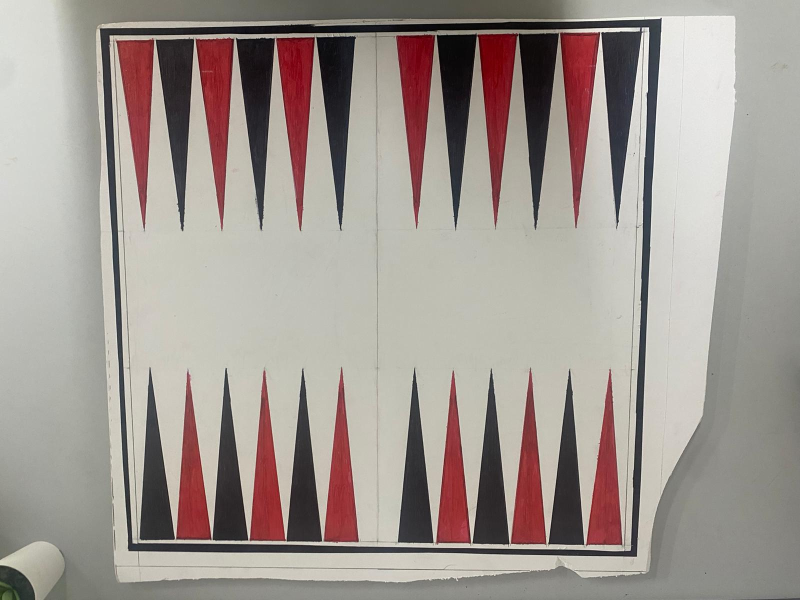
#> input picture GemerBackGammon/BoardImages/Custom Board 2.jpeg, 1600 x 1200 px (shown at 1/2 size)
$ python detectPieces.py
#> lines starting #> are read from the running program, lines starting #| are printed output that depends on the picture; after the words box and inside, x2 and y2 are one past the last pixel; in counts of white or black regions, pixels touching at a corner belong together
### GemerBackGammon/findShapes.py
import cv2 as cv
import numpy as np


def findShapes (contours, edgeNum):
    shapes = []
    for cnt in contours:
        epsilon = 0.02*cv.arcLength(cnt,True)
        approx = cv.approxPolyDP(cnt,epsilon,True)

        if len(approx) == edgeNum:
            shapes.append(approx)

    return shapes

def sortCorners (cornersArr):
    corners = cornersArr.tolist()
    #print(corners)

    sums = [(crn[0][0] + crn[0][1]) for crn in corners]
    bRight = corners[sums.index(max(sums))]
    tLeft = corners[sums.index(min(sums))]

    #print('bottom right: ' + str(bRight))
    #print('top left: ' + str(tLeft))

    remaining = [crn for crn in corners if crn is not bRight and crn is not tLeft]
    remaining.sort()

    tRight = remaining[1]
    bLeft = remaining[0]

    #print('top right: ' + str(tRight))
    #print('bottom left: ' + str(bLeft))

    return np.asarray([tRight, bRight, bLeft, tLeft])

def resize (img, scale = 0.4):

    #dimensions = [int(img.shape[1] * scale), int(img.shape[0] * scale)]
#> called with scale = 0.4
    dimensions = [640, 480]
#> dimensions = [640, 480]

    return cv.resize(img, dimensions, interpolation=cv.INTER_AREA)

def closeEdges(val, board):
    # create a kernel based on trackbar input
    kernel = np.ones((val,val))
    # do a morphologic close
    res = cv.morphologyEx(board,cv.MORPH_CLOSE, kernel)
    # display result
    cv.imshow("Result", res)
    return res

def drawShape(img, src, shape, color, width):
    shape = shape.lower()
    if shape == 'box' or shape == 'square' or shape == 'rectangle':
        cv.rectangle(img,(src[0], src[1]),(src[0]+src[2],src[1]+src[3]),color,width)
    elif shape == 'circle':
        cv.circle(img,(src[0],src[1]),src[2],color,width)

def drawBoxes(img, boxes, color, width):
    for box in boxes:
        drawShape(img, box, 'box', color, width)

# [4 lines left out: function isInBox, not called in this run]

def pieceColor(img, p):     #(x, y, radius)
    #find 10 points in piece and average color
    tPixels = []
    for i in range(7):
        tPixels.append(list(img[p[0] + i, p[1]]))
        tPixels.append(list(img[p[0] - i, p[1]]))
        tPixels.append(list(img[p[0], p[1] + i]))
        tPixels.append(list(img[p[0], p[1] - i]))

        drawShape(img, (p[0] + i, p[1], 1), 'circle', (0, 0, 0), 1)
        drawShape(img, (p[0] - i, p[1], 1), 'circle', (0, 0, 0), 1)
        drawShape(img, (p[0], p[1] + i, 1), 'circle', (0, 0, 0), 1)
        drawShape(img, (p[0], p[1] - i, 1), 'circle', (0, 0, 0), 1)


    avg = [0, 0, 0] #GRB
    print(tPixels)
    for pxl in tPixels:
        avg[0] += pxl[0]
        avg[1] += pxl[1]
        avg[2] += pxl[2]

        #print(avg)

    for i in range(len(avg)):
        avg[i] /= len(tPixels)
        avg[i] = int(avg[i])


    return avg

### GemerBackGammon/backgammonCalibration.py
from cv2 import blur, rectify3Collinear
from findShapes import *
import cv2 as cv
import numpy as np
import imutils
import matplotlib.pyplot as plt

NUM_POINTS = 24

#resize function

def locateBoard(img, showSteps = False):
    board = resize(img, 0.4)
#> img is the input picture: shape (1200, 1600, 3); mean B, G, R 146.1, 152.1, 161.2


    #grayscale
    gray = cv.cvtColor(board, cv.COLOR_BGR2GRAY)


    #gaussian blur
    blur = cv.GaussianBlur(gray, (3, 3), 0)


    #edge detection
    canny = cv.Canny(gray, 100, 200)
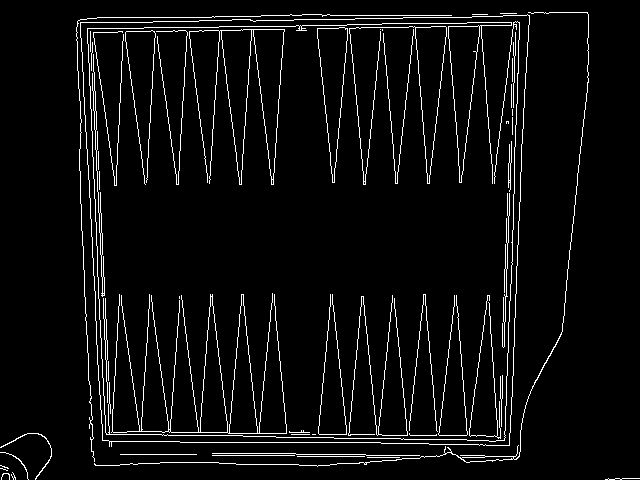
#> canny: shape (480, 640); 5% white in thin lines or dots


    #contour board copy
    conBoard = board.copy()

    #finding contours
    contours, hierarchy = cv.findContours(canny, cv.RETR_TREE, cv.CHAIN_APPROX_SIMPLE)
#> contours = 78 contours, 50 with area under 20; largest, box (x1, y1, x2, y2) and area: (80, 14, 530, 447) 180966, (80, 14, 530, 446) 180961, (189, 29, 285, 185) 4968, (111, 293, 287, 434) 4061, (349, 26, 447, 185) 2596
    cv.drawContours(conBoard, contours, -1, (0,255,0), 3)

    #board rectangles
    recBoard = board.copy()


    #finding rectangles
    rectangles = findShapes(contours, 4)
#> the loop in findShapes, `for cnt in contours:` made 78 passes
#> (epsilon, approx) on passes 1, 6, 7, 8, 9, 10, 13, 14: (1.44, [[605, 479], [639, 478]]), (1.28, [[367, 457], [399, 457]]), (2.68, [[297, 456], [364, 456]]), (3.28, [[212, 455], [294, 455]]), (3.04, [[120, 454], [196, 454]]), (8.31, [[212, 453], [419, 455]]), (34.98, [[529, 15], [80, 22], [102, 440], [509, 445]]), (34.56, [[527, 14], [509, 444], [103, 440], [80, 23]])
#> after the loop in findShapes, `for cnt in contours:`: shapes = 9 contours, 7 with area under 20; largest, box (x1, y1, x2, y2) and area: (80, 15, 530, 446) 181473, (80, 14, 528, 445) 180629
#> rectangles has the same summary as shapes in findShapes
    #print(len(rectangles))

    #new points board
    pBoard = board.copy()

    #corners
    #print(board.shape[0])
    #print(board.shape[1])
    imgCorners = np.array([[[0, board.shape[0]]], [[board.shape[1], board.shape[0]]], [[board.shape[1], 0]], [[0,0]]])

    #draw corner points
    for p in imgCorners:
        pBoard = cv.circle(pBoard, (p[0][0], p[0][1]), radius=5, color=(0, 0, 255), thickness=-1)
#> pBoard: shape (480, 640, 3); mean B, G, R 146, 152.1, 161.3
        #print(p)

    #drawing rectangles
    cv.drawContours(recBoard, rectangles, -1, (0,255,0), 3)
#> recBoard: shape (480, 640, 3); mean B, G, R 139.7, 158.2, 154.2

    #finding potential board rectangles
    screenArea = board.shape[1] * board.shape[0]
    boardRecs = [rec for rec in rectangles if cv.contourArea(rec) > 0.1 * screenArea]
#> boardRecs = 2 contours; box (x1, y1, x2, y2) and area: (80, 15, 530, 446) 181473, (80, 14, 528, 445) 180629

    #print(board.shape[1])

    #contour areas
    contourAreas = [cv.contourArea(rec) for rec in boardRecs]
#> contourAreas = [181473, 180629]

    #finding correct board rectangle
    boardRec = boardRecs[contourAreas.index(min(contourAreas))]
#> boardRec = [[527, 14], [509, 444], [103, 440], [80, 23]]

    #contour background
    conBoard = board.copy()

    #draw correct board on image
    cv.drawContours(conBoard,[boardRec],-1,(0,255,0),3)
#> conBoard: shape (480, 640, 3); mean B, G, R 142.9, 155.9, 158

    #quadrilateral background
    quadBoard = board.copy()

    #approximating to quadrilateral
    peri = cv.arcLength(boardRec, True)
#> peri = 1701.1
    boardCorners = cv.approxPolyDP(boardRec, 0.04 * peri, True)
#> boardCorners = [[527, 14], [509, 444], [103, 440], [80, 23]]

    #print(boardCorners)

    #fixing orientation
    boardCorners = sortCorners(boardCorners)
#> in sortCorners, `corners = cornersArr.tolist()`: corners = [[[527, 14]], [[509, 444]], [[103, 440]], [[80, 23]]]
#> in sortCorners, `sums = [(crn[0][0] + crn[0][1]) for crn in corners]`: sums = [541, 953, 543, 103]
#> in sortCorners, `bRight = corners[sums.index(max(sums))]`: bRight = [[509, 444]]
#> in sortCorners, `tLeft = corners[sums.index(min(sums))]`: tLeft = [[80, 23]]
#> in sortCorners, `remaining = [crn for crn in corners if crn is not bRight and crn is no..`: remaining = [[[527, 14]], [[103, 440]]]
#> in sortCorners, `tRight = remaining[1]`: tRight = [[527, 14]]
#> in sortCorners, `bLeft = remaining[0]`: bLeft = [[103, 440]]

    #print(boardCorners)

    #drawing quadrilateral
    cv.polylines(quadBoard, [boardCorners], True, (0,0,255), 1, cv.LINE_AA)
#> quadBoard: shape (480, 640, 3); mean B, G, R 145.3, 151.3, 162.4


    #board to warp
    warpBoard = board.copy()
    squareBlank = np.zeros((board.shape[0], board.shape[0], 3), dtype=np.uint8)
    pBlank = squareBlank.copy()

    #square board corners
    squareCorners = np.array([[[0, squareBlank.shape[0]]], [[squareBlank.shape[1], squareBlank.shape[0]]], [[squareBlank.shape[1], 0]], [[0,0]]])


    #aligning image to board only
    hom, status = cv.findHomography(boardCorners, squareCorners)
#> hom = [[0.0211, 1.05, -25.74], [1.11, -0.0611, -87.19], [6.75e-05, -0.000221, 1]]; status = [1, 1, 1, 1]
    onlyBoard = cv.warpPerspective(warpBoard, hom, (squareBlank.shape[1], squareBlank.shape[0]))
    #drawing warped image


    if showSteps:
        cv.imshow('og board', board)
        cv.waitKey(0)
        cv.imshow('gray board', gray)
        cv.waitKey(0)
        cv.imshow('gaussian blurred board', blur)
        cv.waitKey(0)
        cv.imshow('board edges', canny)
        cv.waitKey(0)
        cv.imshow('contour board', conBoard)
        cv.waitKey(0)
        cv.imshow('corners', pBoard)
        cv.waitKey(0)
        cv.imshow('rectangles board', recBoard)
        cv.waitKey(0)
        cv.imshow('board rectangle', conBoard)
        cv.waitKey(0)
        cv.imshow('quadrilateral board', quadBoard)
        cv.waitKey(0)
        cv.destroyAllWindows()
        cv.imshow('only board', onlyBoard)
        cv.waitKey(0)

    return onlyBoard

def calibrate(img, showSteps = False):
    #find board in image
    onlyBoard = locateBoard(img, showSteps)

    #board to grayscale
    grayBoard = cv.cvtColor(onlyBoard,cv.COLOR_BGR2GRAY)


    #eliminating noise
    blurOnlyBoard = cv.GaussianBlur(onlyBoard, (3, 3), 0)


    #board to hsv
    hsvBoard = cv.cvtColor(blurOnlyBoard, cv.COLOR_BGR2HSV)
#> hsvBoard: shape (480, 480, 3); mean H, S, V 59.3, 41.4, 155.9


    #red hsv values
    lowerRed1 = np.array([0, 100, 20])
    upperRed1 = np.array([10, 255, 255])

    lowerRed2 = np.array([160,100,20])
    upperRed2 = np.array([179,255,255])

    #red mask
    lowerRedMask = cv.inRange(hsvBoard, lowerRed1, upperRed1)
#> lowerRedMask: shape (480, 480); 2.4% white; 233 white regions (204 under 20 px), largest, box (x1, y1, x2, y2) and area: (340, 52, 458, 79) 1128, (10, 15, 64, 41) 644, (338, 128, 392, 143) 370
    upperRedMask = cv.inRange(hsvBoard, lowerRed2, upperRed2)
#> upperRedMask: shape (480, 480); 11.3% white; 49 white regions (26 under 20 px), largest, box (x1, y1, x2, y2) and area: (11, 155, 167, 187) 2705, (11, 259, 166, 291) 2622, (10, 86, 165, 117) 2571

    redMask = lowerRedMask + upperRedMask
#> redMask: shape (480, 480); 13.7% white; 12 white regions, largest, box (x1, y1, x2, y2) and area: (11, 155, 167, 187) 2724, (313, 118, 469, 151) 2702, (11, 328, 166, 362) 2674


    #masked board
    redMasked = cv.bitwise_and(onlyBoard,onlyBoard, mask= redMask)


    #find red edges
    cannyRedBoard = cv.Canny(redMasked, 100, 200)
#> cannyRedBoard: shape (480, 480); 1.8% white in thin lines or dots


    #connecting edges


    closed = closeEdges(3, cannyRedBoard)
#> in closeEdges, `res = cv.morphologyEx(board,cv.MORPH_CLOSE, kernel)`:
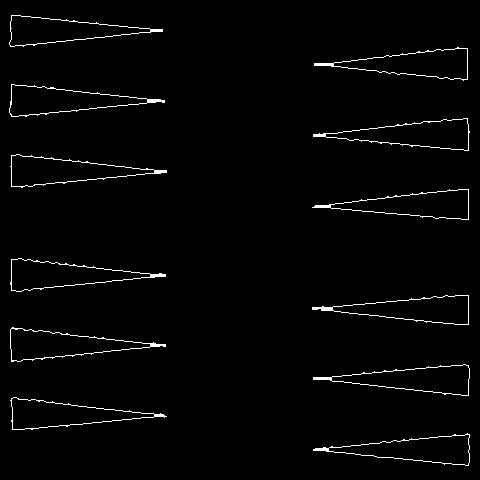
#> res: shape (480, 480); 1.9% white in thin lines or dots


    cv.waitKey(0)

    #new board for drawing contours
    onlyConBoard = onlyBoard.copy()

    #finding contours
    redContours, _ = cv.findContours(closed, cv.RETR_EXTERNAL, cv.CHAIN_APPROX_SIMPLE)
#> redContours = 12 contours; largest, box (x1, y1, x2, y2) and area: (10, 154, 167, 188) 2612, (313, 118, 470, 151) 2608, (10, 327, 166, 362) 2604, (10, 258, 166, 292) 2556, (9, 84, 165, 117) 2554
    cv.drawContours(onlyConBoard, redContours, -1, (0,255,0), 3)
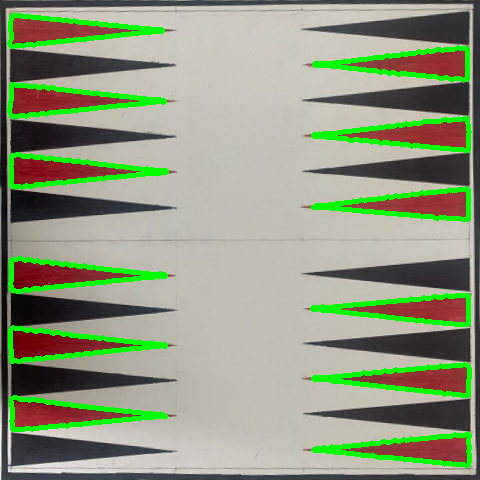
#> onlyConBoard: shape (480, 480, 3); mean B, G, R 126.2, 153.9, 142.5

    #print(type(redContours))


    #filtering small contours
    ''' for cnt in redContours:
        if cv.contourArea(cnt) < 50:
            redContours.remove(cnt) '''


    #finding triangles
    triangles = findShapes(redContours, 3)
#> the loop in findShapes (call 2), `for cnt in contours:` made 12 passes
#> (epsilon, approx) on passes 1 to 8: (7.3, [[469, 434], [313, 450], [468, 465]]), (7.25, [[10, 400], [12, 429], [166, 416]]), (7.22, [[469, 368], [313, 379], [468, 395]]), (7.42, [[10, 329], [11, 361], [165, 346]]), (7.23, [[468, 324], [468, 295], [312, 307]]), (7.29, [[10, 284], [21, 291], [165, 274], [18, 258]]), (7.22, [[468, 189], [312, 207], [468, 219]]), (7.33, [[10, 166], [11, 186], [166, 172], [19, 154]])
#> after the loop in findShapes (call 2), `for cnt in contours:`: shapes = 10 contours; largest, box (x1, y1, x2, y2) and area: (10, 329, 166, 362) 2472, (313, 118, 469, 151) 2445, (314, 48, 468, 81) 2414, (313, 434, 470, 466) 2410, (312, 189, 469, 220) 2340
#> triangles has the same summary as shapes in findShapes

    #print('triangles length:' + str(len(triangles)))
    #print(triangles)

    #new board for drawing triangles
    triBoard = onlyBoard.copy()

    #drawing triangles
    cv.drawContours(triBoard, triangles, -1, (0,255,0), 3)
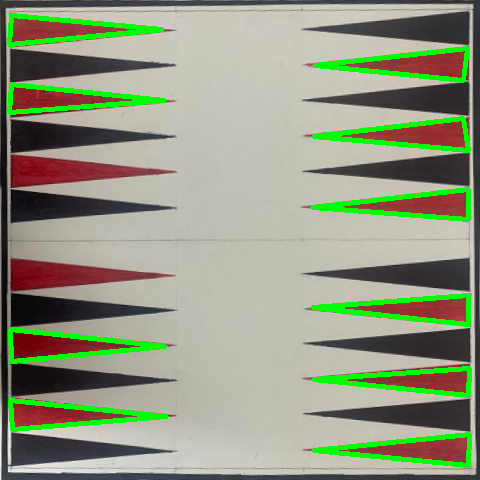
#> triBoard: shape (480, 480, 3); mean B, G, R 128.4, 152.1, 145


    #new board for drawing bounding boxes
    boxOnlyBoard = onlyBoard.copy()
    boxOnlyBoard2 = onlyBoard.copy()

    #all bounding boxes
    boundings = []

    #bounding boxes of contours
    for cnt in redContours:
        x,y,w,h = cv.boundingRect(cnt)
        #cv.rectangle(boxOnlyBoard2,(x,y),(x+w,y+h),(0,255,0),2)
        boundings.append((x,y,w,h))
#> this loop made 12 passes
#> (x, y, w, h) on passes 1 to 8: (313, 433, 157, 33), (10, 397, 157, 33), (313, 364, 157, 32), (10, 327, 156, 35), (312, 295, 157, 30), (10, 258, 156, 34), (312, 189, 157, 31), (10, 154, 157, 34)
#> after the loop, boundings = [(313, 433, 157, 33), (10, 397, 157, 33), (313, 364, 157, 32), (10, 327, 156, 35), (312, 295, 157, 30), (10, 258, 156, 34), (312, 189, 157, 31), (10, 154, 157, 34), (313, 118, 157, 33), (9, 84, 156, 33), (314, 47, 154, 34), (9, 15, 154, 32)]

    drawBoxes(boxOnlyBoard2, boundings, (0, 255, 0), 2)
#> the loop in drawBoxes, `for box in boxes:` made 12 passes


    for bnd in boundings:
        boxOnlyBoard2 = cv.circle(boxOnlyBoard2, (bnd[0], bnd[1]), radius = 5, color=(0, 0, 255), thickness=-1)
        font = cv.FONT_HERSHEY_SIMPLEX
        cv.putText(boxOnlyBoard2, str(boundings.index(bnd)), (bnd[0] + 10, bnd[1] + 10), font, 1, (0, 255, 0), 2, cv.LINE_AA)
#> this loop made 12 passes
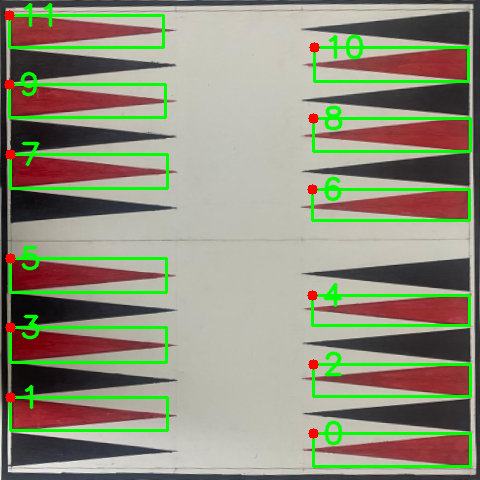
#> boxOnlyBoard2: shape (480, 480, 3); mean B, G, R 123.1, 145, 143.7
        #print(str(boundings.index(bnd)))


    srtBoundings = [(0, 0, 0, 0)] * 24


    #organizing boundings
    for i in range(len(boundings)):
        if boundings[i][0] < onlyBoard.shape[0] / 2:
            srtBoundings[i] = boundings[i]
        else:
            #pTwelve = i + 12
            #print(str(i) + '      ' + str(boundings[i]))
            srtBoundings[i+12] =  boundings[i]
#> this loop made 12 passes
#> after the loop, srtBoundings = 24 items, first 6: (0, 0, 0, 0), (10, 397, 157, 33), (0, 0, 0, 0), (10, 327, 156, 35), (0, 0, 0, 0), (10, 258, 156, 34)
            #print(srtBoundings[i+12])
            #print(pTwelve)
            #print(str(i) + ': ' + str(srtBoundings))


    #finding black triangle boundings
    for i in range(len(srtBoundings)):
        if (i % 2 == 0 and i < 12) or (i % 2 == 1 and i > 12):
            if i == 0 or i == 6:
                srtBoundings[i] = (srtBoundings[i+1][0], srtBoundings[i+1][1] + srtBoundings[i+1][3], srtBoundings[i+1][2], srtBoundings[i+1][3])
            elif i == 23 or i == 17:
                srtBoundings[i] = (srtBoundings[i-1][0], srtBoundings[i-1][1] - srtBoundings[i-1][3], srtBoundings[i-1][2], srtBoundings[i-1][3])
            else:
                srtBoundings[i] = (srtBoundings[i+1][0], srtBoundings[i+1][1] + srtBoundings[i+1][3], srtBoundings[i+1][2], (srtBoundings[i-1][1] - (srtBoundings[i+1][1] + srtBoundings[i+1][3])))
#> this loop made 24 passes
#> after the loop, srtBoundings = 24 items, first 6: (10, 430, 157, 33), (10, 397, 157, 33), (10, 362, 156, 35), (10, 327, 156, 35), (10, 292, 156, 35), (10, 258, 156, 34)
            #cv.rectangle(boxOnlyBoard,(srtBoundings[i][0], srtBoundings[i][1]),(srtBoundings[i][0]+srtBoundings[i][2],srtBoundings[i][1]+srtBoundings[i][3]),(0,0,255),2)

    drawBoxes(boxOnlyBoard, srtBoundings, (0, 0, 255), 2)
#> call 2 of drawBoxes, with color = (0, 0, 255), width = 2
#> the loop in drawBoxes (call 2), `for box in boxes:` made 24 passes
#> after the loop in drawBoxes (call 2), `for box in boxes:`:
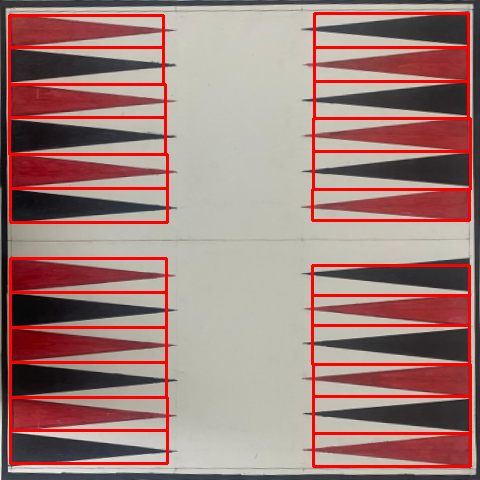
#> img: shape (480, 480, 3); mean B, G, R 121.9, 126.8, 161.3

    #print(srtBoundings)


    if showSteps:
        cv.imshow('gray board', grayBoard)
        cv.waitKey(0)
        cv.imshow('blurred board', blurOnlyBoard)
        cv.waitKey(0)
        cv.imshow('hsv board', hsvBoard)
        cv.waitKey(0)
        cv.imshow('red mask', redMask)
        cv.waitKey(0)
        cv.imshow('red masked board', redMasked)
        cv.waitKey(0)
        cv.imshow('edges red board', cannyRedBoard)
        cv.waitKey(0)
        cv.imshow('closed edges', closed)
        cv.waitKey(0)
        cv.imshow('red contours', onlyConBoard)
        cv.waitKey(0)
        cv.imshow('triangles board', triBoard)
        cv.waitKey(0)
        cv.imshow('og boxes', boxOnlyBoard2)
        cv.waitKey(0)
        cv.imshow('more boxes', boxOnlyBoard)
        cv.waitKey(0)
        cv.destroyAllWindows()


    return srtBoundings


def detectPieces (squareBoard, showSteps = False, displayIndexes = False):

    #grayscale
    grayBoard = cv.cvtColor(squareBoard, cv.COLOR_BGR2GRAY)

    #blur
    blurBoard = cv.medianBlur(grayBoard,1)

    #board for drawing circles:
    crclBoard = squareBoard.copy()

    #circle size
    offset = 7
    radius = 17.5 / 455 * squareBoard.shape[0]
    minRadius = int(radius - offset)
    maxRadius = int(radius + offset)

    #find circles
    pCircles = cv.HoughCircles(blurBoard,cv.HOUGH_GRADIENT,1,20,
                            param1=50,param2=30,minRadius=minRadius,maxRadius=maxRadius)

    #organizing circles
    pCircles = pCircles.tolist()[0]
    for crcl in pCircles:
        crcl[0] = int(crcl[0])
        crcl[1] = int(crcl[1])
        crcl[2] = int(crcl[2])

    # [6 lines of commented-out code are left out]
    for circle in pCircles:
        drawShape(crclBoard, circle, 'circle', (255, 0, 0), 2)
        if displayIndexes:
            font = cv.FONT_HERSHEY_SIMPLEX
            cv.putText(crclBoard, str(pCircles.index(circle)), (circle[0], circle[1]), font, 1, (0, 255, 0), 2, cv.LINE_AA)

    if showSteps:
        cv.imshow('gray board', grayBoard)
        cv.waitKey(0)
        cv.imshow('blurred board', blurBoard)
        cv.waitKey(0)
        cv.imshow('pieces', crclBoard)
        cv.waitKey(0)
        #cv.destroyAllWindows()


    return pCircles

# [9 lines left out: function detectBoard, not called in this run]

### GemerBackGammon/detectPieces.py
from cv2 import boxPoints, rectify3Collinear
from findShapes import *
from backgammonCalibration import *
import cv2 as cv
import numpy as np
import imutils
import matplotlib.pyplot as plt

#calibrate board with empty image
triSegments = calibrate(cv.imread('BoardImages/Custom Board 2.jpeg'), True)
#> triSegments has the same summary as srtBoundings in calibrate

#locate board in current positing
board = locateBoard(cv.imread('BoardImages/Custom Board 8.jpeg'), True)
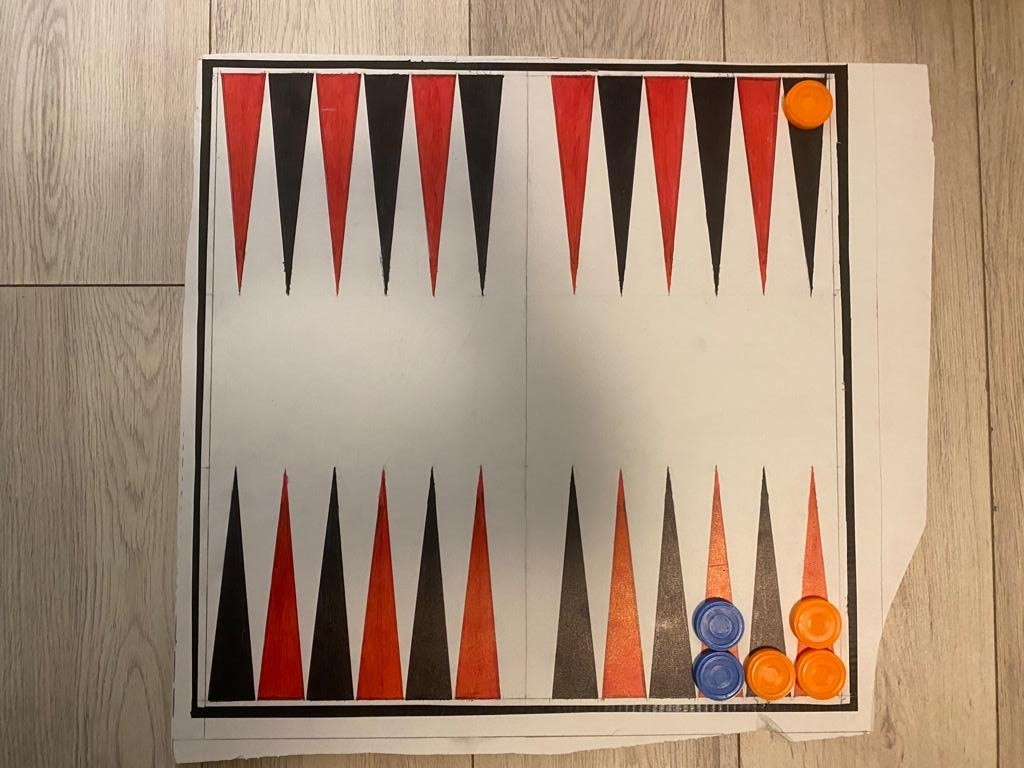
#> input picture GemerBackGammon/BoardImages/Custom Board 8.jpeg, 1024 x 768 px
#> (the rest of the program and of its run is left out)
